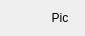
<?xml version="1.0" encoding="UTF-8"?>
<ui version="4.0">
 <class>Device</class>
 <widget class="QFrame" name="Device">
  <property name="geometry">
   <rect>
    <x>0</x>
    <y>0</y>
    <width>85</width>
    <height>35</height>
   </rect>
  </property>
  <property name="windowTitle">
   <string>Form</string>
  </property>
  <layout class="QHBoxLayout" name="horizontalLayout">
   <item>
    <widget class="QLabel" name="name">
     <property name="styleSheet">
      <string notr="true">color: rgb(255, 255, 255);</string>
     </property>
     <property name="text">
      <string/>
     </property>
     <property name="alignment">
      <set>Qt::AlignCenter</set>
     </property>
    </widget>
   </item>
   <item>
    <widget class="QLabel" name="picture">
     <property name="text">
      <string>Pic</string>
     </property>
     <property name="alignment">
      <set>Qt::AlignCenter</set>
     </property>
    </widget>
   </item>
  </layout>
 </widget>
 <resources/>
 <connections/>
</ui>
